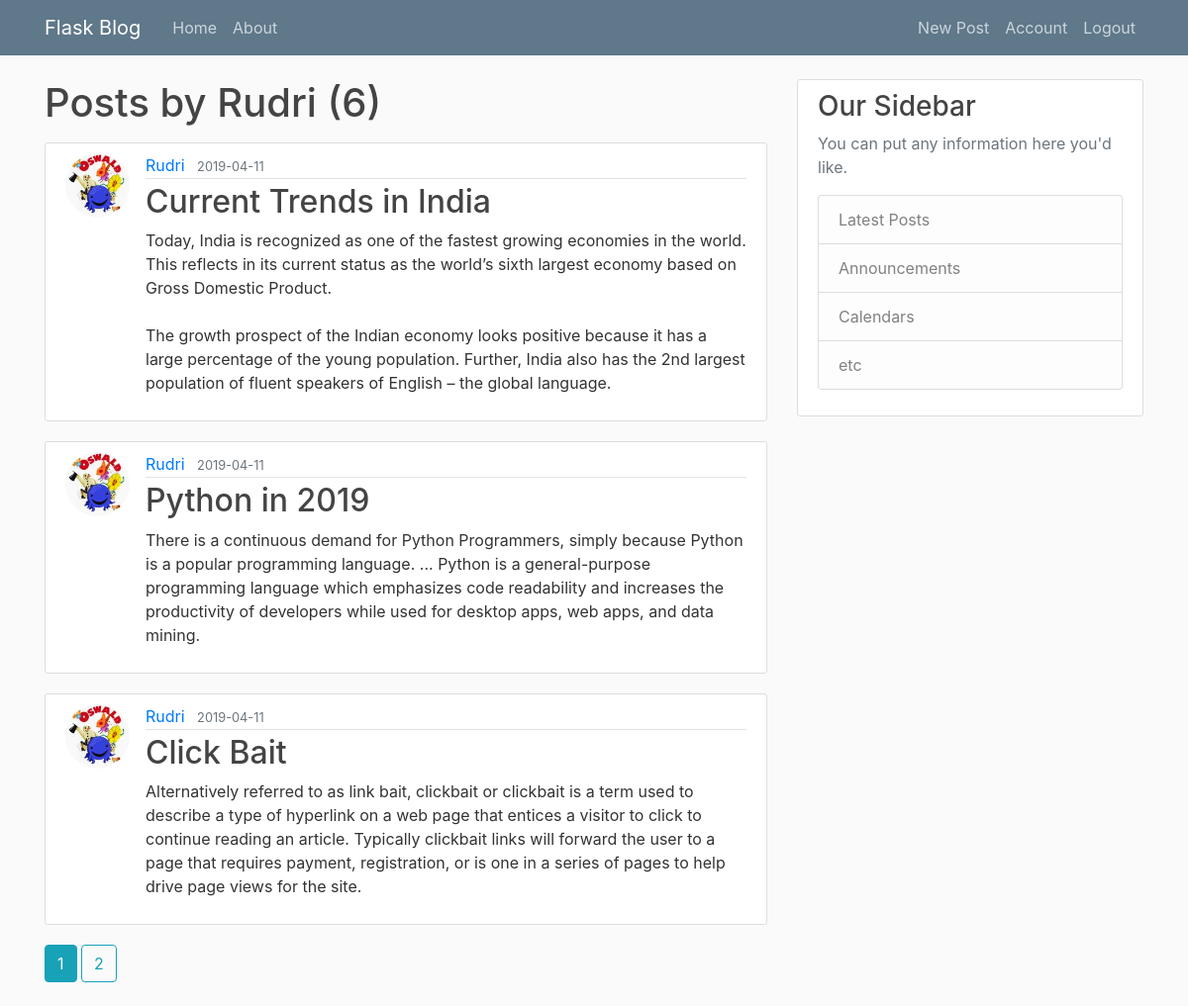
The app's page /user/Rudri (signed in) with its own data.
### Flask_Blogs/models.py (models this page shows, shortened)
class User(db.Model, UserMixin):    #importing from both db.model and UserMixin
    id = db.Column(db.Integer, primary_key = True)
    username = db.Column(db.String(20), unique = True, nullable = False)
    email =  db.Column(db.String(120), unique = True, nullable = False)
    image_file =  db.Column(db.String(20), nullable = False, default= 'default.jpg')
    password =  db.Column(db.String(60), nullable = False)
    posts = db.relationship('Post' , backref = 'author', lazy = True)

class Post(db.Model, UserMixin):
    id = id = db.Column(db.Integer, primary_key = True)
    title =  db.Column(db.String(20), nullable = False)
    date_created = db.Column(db.DateTime, nullable = False , default = datetime.utcnow)
    content = db.Column(db.Text, nullable = False)
    user_id = db.Column(db.Integer, db.ForeignKey('user.id'), nullable = False)

### Flask_Blogs/users/routes.py (the view)
@users.route("/user/<string:username>")
def user_post(username):
    page = request.args.get('page', 1, type = int)
    user = User.query.filter_by(username = username).first_or_404()
    posts = Post.query.filter_by(author = user)\
            .order_by(Post.date_created.desc())\
            .paginate(page = page, per_page = 3)
    return render_template("user_post.html" , posts = posts, user = user)

### Flask_Blogs/models.py (called while the page is built)
@login_manager.user_loader
def load_user(user_id):
    return User.query.get(int(user_id))

### Flask_Blogs/templates/user_post.html
{% extends "layout.html" %}
{% block content %}
<h1 class = "mb-3">Posts by {{ user.username}} ({{posts.total}})</h1>
    {% for post in posts.items %}
        <article class="media content-section">
           <img class = "rounded-circle article-img" src="{{ url_for('static' , filename = 'profile_pics/' + post.author.image_file)}}" alt="profile picture">
          <div class="media-body">
            <div class="article-metadata">
              <a class="mr-2" href="{{url_for('users.user_post', username = post.author.username)}}">{{ post.author.username }}</a>
              <small class="text-muted">{{ post.date_created.strftime('%Y-%m-%d') }}</small>
            </div>
            <h2><a class="article-title" href="{{ url_for('posts.post' , post_id = post.id) }}">{{ post.title }}</a></h2>
            <p class="article-content">{{ post.content }}</p>
          </div>
        </article>
    {% endfor %}
    {% for page_num in posts.iter_pages(left_edge = 1, right_edge = 1, left_current = 1, right_current = 1 ) %}
       {% if page_num %}
          {% if posts.page == page_num %}
            <a class="btn btn-info mb-4" href="{{ url_for('users.user_post', username = user.username , page = page_num)}}">{{ page_num }}</a>
          {% else %}
            <a class="btn btn-outline-info mb-4" href="{{ url_for('users.user_post', username = user.username, page = page_num)}}">{{ page_num }}</a>
          {% endif %}
       {% else %}
         ...
       {% endif %}
    {% endfor %}
{% endblock content %}

### Flask_Blogs/static/main.css (style rules this page uses)
body { background: #fafafa; color: #333333; margin-top: 5rem; }
h1, h2, h3, h4, h5, h6 { color: #444444; }
.content-section { background: #ffffff; padding: 10px 20px; border: 1px solid #dddddd; border-radius: 3px; margin-bottom: 20px; }
.article-title { color: #444444; }
.article-content { white-space: pre-line; }
.article-img { height: 65px; width: 65px; margin-right: 16px; }
.article-metadata { padding-bottom: 1px; margin-bottom: 4px; border-bottom: 1px solid #e3e3e3 }

### records on screen
User: username "Rudri"
Post: image_file (picture), author.username "Rudri", date_created "2019-04-11", title "Current Trends in India", content "Today, India is recognized as one of the fastest growing economies in the world. This reflects in its current status as the world’s sixth largest economy based on Gross Domestic Product. The growth prospect of the Indian economy looks positive because it has a large percentage of the young population. Further, India also has the 2nd largest population of fluent speakers of English – the global language."
Post: image_file (picture), author.username "Rudri", date_created "2019-04-11", title "Python in 2019", content "There is a continuous demand for Python Programmers, simply because Python is a popular programming language. ... Python is a general-purpose programming language which emphasizes code readability and increases the productivity of developers while used for desktop apps, web apps, and data mining."
Post: image_file (picture), author.username "Rudri", date_created "2019-04-11", title "Click Bait", content "Alternatively referred to as link bait, clickbait or clickbait is a term used to describe a type of hyperlink on a web page that entices a visitor to click to continue reading an article. Typically clickbait links will forward the user to a page that requires payment, registration, or is one in a series of pages to help drive page views for the site."

### other values on screen
{{ posts.total }} "6"
{{ page_num }} "1"
{{ page_num }} "2"
